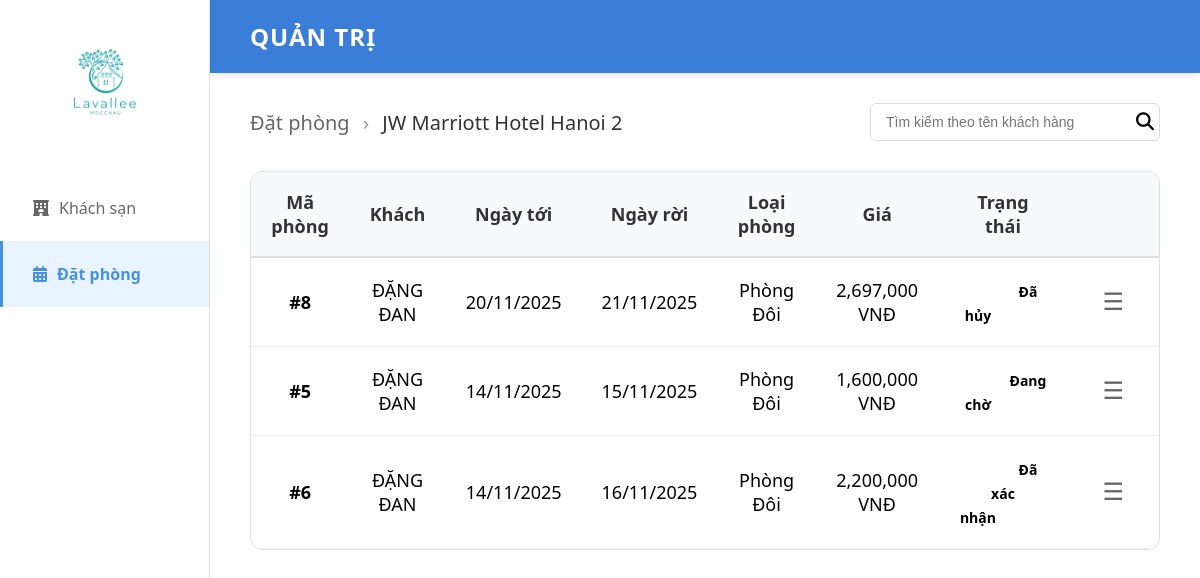
/admin-KSdatphong.php?id=4 (signed in), run on the app's committed database.
### tables this page shows
CREATE TABLE `khachsan` (
  `MaKS` int NOT NULL,
  `Ten` varchar(255) NOT NULL,
  `hangkhachsan` enum('cao cấp','sang trọng','bình dân') NOT NULL,
  `diemdg` decimal(2,1) DEFAULT '0.0',
  `xemhang` enum('xuất sắc','tốt','bình thường','kém','rất tệ') DEFAULT 'bình thường',
  `vitri` text,
  `khuvuc` varchar(100) NOT NULL,
  `mota` text,
  `giatri1` varchar(100) DEFAULT NULL,
  `giatri2` varchar(100) DEFAULT NULL,
  `giatri3` varchar(100) DEFAULT NULL,
  `giatri4` varchar(100) DEFAULT NULL,
  `anhmain` varchar(255) DEFAULT NULL,
  `anh1` varchar(255) DEFAULT NULL,
  `anh2` varchar(255) DEFAULT NULL,
  `anh3` varchar(255) DEFAULT NULL,
  `anh4` varchar(255) DEFAULT NULL,
  `motachitiet` text,
  `price` decimal(10,2) DEFAULT '0.00',
  `created_at` timestamp NOT NULL DEFAULT CURRENT_TIMESTAMP
);

CREATE TABLE `bookings` (
  `booking_id` int NOT NULL,
  `user_id` int NOT NULL,
  `hotel_id` int NOT NULL,
  `room_id` int NOT NULL,
  `room_numbers` varchar(500) DEFAULT NULL,
  `room_quantity` int DEFAULT NULL,
  `check_in_date` date NOT NULL,
  `check_out_date` date NOT NULL,
  `num_guests` int NOT NULL DEFAULT '1',
  `total_price` decimal(10,2) NOT NULL,
  `status` enum('Chưa xác nhận','Đã xác nhận','Đã hoàn thành','Đã hủy') DEFAULT 'Chưa xác nhận',
  `notes` text,
  `created_at` timestamp NOT NULL DEFAULT CURRENT_TIMESTAMP,
  `updated_at` timestamp NOT NULL DEFAULT CURRENT_TIMESTAMP ON UPDATE CURRENT_TIMESTAMP
);

CREATE TABLE `nguoidung` (
  `Mauser` int NOT NULL,
  `Tendangnhap` varchar(50) NOT NULL,
  `Email` varchar(100) NOT NULL,
  `Sdt` varchar(15) DEFAULT NULL,
  `matkhau` varchar(255) NOT NULL,
  `linkavatar` varchar(255) DEFAULT NULL,
  `admin` tinyint(1) NOT NULL DEFAULT '0',
  `created_at` timestamp NOT NULL DEFAULT CURRENT_TIMESTAMP,
  `google_uid` varchar(255) DEFAULT NULL
);

CREATE TABLE `rooms` (
  `room_id` int NOT NULL,
  `hotel_id` int NOT NULL,
  `room_type` enum('Phòng Đơn','Phòng Đôi') NOT NULL,
  `room_number` varchar(10) NOT NULL,
  `price_per_night` decimal(10,2) NOT NULL,
  `amenities` text,
  `capacity` int NOT NULL DEFAULT '1',
  `status` enum('Có sẵn','Đặt trước','Đang sử dụng','Bảo trì') DEFAULT 'Có sẵn',
  `description` text,
  `created_at` timestamp NOT NULL DEFAULT CURRENT_TIMESTAMP,
  `updated_at` timestamp NOT NULL DEFAULT CURRENT_TIMESTAMP ON UPDATE CURRENT_TIMESTAMP
);

### admin-KSdatphong.php (the view, shortened to what this page needs)
<!DOCTYPE html>
<html lang="vi">
<head>
    <link rel="stylesheet" href="CSS/style4.css">
     <link rel="stylesheet" href="https://cdnjs.cloudflare.com/ajax/libs/font-awesome/6.5.0/css/all.min.css">
</head>
<body>
    <?php
    require_once 'controllers/BookingController.php';
    $hotelId = intval($_GET['id'] ?? 0);
    $hotel_sql = "SELECT MaKS, Ten FROM khachsan WHERE MaKS = ?";
    $stmt = $conn->prepare($hotel_sql);
    $stmt->bind_param("i", $hotelId);
    $stmt->execute();
    $hotel_result = $stmt->get_result();
    $hotel = $hotel_result->fetch_assoc();
    $searchQuery = '';
    $bookings_sql = "SELECT b.*, u.Tendangnhap, h.Ten as hotel_name, r.room_type
                     FROM bookings b
                     JOIN nguoidung u ON b.user_id = u.Mauser
                     JOIN khachsan h ON b.hotel_id = h.MaKS
                     JOIN rooms r ON b.room_id = r.room_id
                     WHERE b.hotel_id = ?
                     ORDER BY b.check_in_date DESC";
    if ($_SERVER['REQUEST_METHOD'] === 'POST' && isset($_POST['search_customer'])) {
        $searchQuery = trim($_POST['search_customer']);
        if (!empty($searchQuery)) {
            $bookings_sql = "SELECT b.*, u.Tendangnhap, h.Ten as hotel_name, r.room_type
                             FROM bookings b
                             JOIN nguoidung u ON b.user_id = u.Mauser
                             JOIN khachsan h ON b.hotel_id = h.MaKS
                             JOIN rooms r ON b.room_id = r.room_id
                             WHERE b.hotel_id = ? AND u.Tendangnhap = ?
                             ORDER BY b.check_in_date DESC";
            $stmt = $conn->prepare($bookings_sql);
            $stmt->bind_param("is", $hotelId, $searchQuery);
            $stmt->execute();
        } else {
            $stmt = $conn->prepare($bookings_sql);
            $stmt->bind_param("i", $hotelId);
            $stmt->execute();
        }
    } else {
        $stmt = $conn->prepare($bookings_sql);
        $stmt->bind_param("i", $hotelId);
        $stmt->execute();
    }
    $bookings_result = $stmt->get_result();
    $bookings = [];
    while ($row = $bookings_result->fetch_assoc()) {
        $bookings[] = $row;
    }
    ?>
    <div class="container">
        <aside class="sidebar">
            <div class="logo">
                <a href="index.php"><img src="img/logo.jpg" alt="Lavaliee Hotels"></a>
            </div>
            <nav class="menu">
                <a href="admin-dashboard.php" class="menu-item">
                     <i class="fa-solid fa-hotel" style="margin: 10px"></i> Khách sạn
                </a>
                <a href="admin-KSdsdatphong.php" class="menu-item active">
                    <i class="fa-solid fa-calendar-days" style="margin: 10px"></i> Đặt phòng
                </a>
            </nav>
        </aside>
        <main class="main-content">
            <header class="header">
                <h1>QUẢN TRỊ</h1>
            </header>
            <div class="content-wrapper">
                <div class="page-header">
                    <h2>
                        <a href="admin-KSdsdatphong.php" class="breadcrumb">Đặt phòng</a>
                        <span class="separator">›</span>
                        <?= htmlspecialchars($hotel['Ten']) ?>
                    </h2>
                    <div class="header-actions">
                        <div class = 'search-box'>
                        <form method="POST" class="search-form" style="display: flex; gap: 10px; flex: 1;">
                            <input type="text" placeholder="Tìm kiếm theo tên khách hàng" class="search-input" name="search_customer" value="<?= htmlspecialchars($searchQuery) ?>">
                            <button type="submit" class="fa-solid fa-magnifying-glass" style="background: none; border: none; font-size: 18px; cursor: pointer;"></button>
                        </form>
                        </div>
                    </div>
                </div>
                <div class="table-container">
                    <table class="room-table">
                        <thead>
                            <tr>
                                <th>Mã phòng</th>
                                <th>Khách</th>
                                <th>Ngày tới</th>
                                <th>Ngày rời</th>
                                <th>Loại phòng</th>
                                <th>Giá</th>
                                <th>Trạng thái</th>
                                <th></th>
                            </tr>
                        </thead>
                        <tbody>
                            <?php foreach ($bookings as $booking): ?>
                                <tr>
                                    <td class="room-code">#<?= $booking['booking_id'] ?></td>
                                    <td><?= htmlspecialchars($booking['Tendangnhap']) ?></td>
                                    <td><?= date('d/m/Y', strtotime($booking['check_in_date'])) ?></td>
                                    <td><?= date('d/m/Y', strtotime($booking['check_out_date'])) ?></td>
                                    <td><?= htmlspecialchars($booking['room_type']) ?></td>
                                    <td><?= number_format($booking['total_price'], 0) ?> VNĐ</td>
                                    <td>
                                        <?php
                                        $status_class = strtolower(str_replace(' ', '-', $booking['status']));
                                        $status_display = str_replace(['Chưa xác nhận', 'Đã xác nhận', 'Đã hoàn thành', 'Đã hủy'],
                                                                     ['Đang chờ', 'Đã xác nhận', 'Hoàn thành', 'Đã hủy'],
                                                                     $booking['status']);
                                        ?>
                                        <span class="status-badge <?= $status_class ?>">
                                            <?= $status_display ?>
                                        </span>
                                    </td>
                                    <td class="action-cell">
                                       <a href="admin-CTdatphong.php?id=<?= $booking['booking_id'] ?>"><button class="menu-btn">☰</button></a>
                                    </td>
                                </tr>
                            <?php endforeach; ?>
                        </tbody>
                    </table>
                </div>
            </div>
        </main>
    </div>
</body>
</html>

### CSS/style4.css (style rules this page uses)
* { margin: 0; padding: 0; box-sizing: border-box; }
body { font-family: "Segoe UI", Tahoma, Geneva, Verdana, sans-serif; color: #333; }
.container { display: flex; min-height: 100vh; }
.sidebar { width: 210px; background-color: #fff; border-right: 1px solid #e0e0e0; padding: 20px 0; position: fixed; height: 100vh; left: 0; top: 0; }
.logo { padding: 0 20px 30px; text-align: center; }
.logo img { max-width: 120px; height: auto; }
.menu { display: flex; flex-direction: column; }
.menu-item { display: flex; align-items: center; padding: 15px 20px; color: #666; text-decoration: none; transition: all 0.3s ease; border-left: 3px solid transparent; }
.menu-item.active { background-color: #e8f4ff; color: #4a90e2; border-left-color: #4a90e2; font-weight: 600; }
.main-content { margin-left: 210px; flex: 1; width: calc(100% - 210px); }
button { border: none; background: none; outline: none; cursor: pointer; margin: 5px; }
.header { background: linear-gradient(135deg, #3b7ed7 0%, #3b7ed7 100%); color: white; padding: 20px 40px; box-shadow: 0 2px 8px rgba(0, 0, 0, 0.1); }
.header h1 { font-size: 24px; font-weight: 600; letter-spacing: 1px; }
.content-wrapper { padding: 30px 40px; }
.page-header { display: flex; justify-content: space-between; align-items: center; margin-bottom: 30px; }
.page-header h2 { font-size: 20px; color: #333; font-weight: 500; }
.breadcrumb { color: #666; text-decoration: none; }
.separator { color: #999; margin: 0 8px; }
.header-actions { display: flex; gap: 15px; align-items: center; }
.search-box { display: flex; align-items: center; background: white; border: 1px solid #ddd; border-radius: 6px; overflow: hidden; }
.search-input { border: none; padding: 10px 15px; outline: none; width: 250px; font-size: 14px; }
.status-badge { padding: 8px 50px; border-radius: 6px; font-weight: 600; font-size: 14px; }
.menu-btn { background: none; border: none; font-size: 24px; cursor: pointer; color: #666; padding: 5px 10px; }
.table-container { background: white; border-radius: 12px; overflow: hidden; border: 1px solid #e0e0e0; }
.room-table { width: 100%; border-collapse: collapse; }
.room-table thead { background: #f8f9fa; }
.room-table th { padding: 18px 20px; text-align: center; font-weight: 600; color: #333; font-size: 18px; border-bottom: 2px solid #e0e0e0; }
.room-table td { padding: 20px; border-bottom: 1px solid #f0f0f0; font-size: 18px; color: black; text-align: center; }
.room-table tbody tr { transition: background-color 0.2s ease; }
.room-code { font-weight: 600; color: #333; }
.action-cell { text-align: right; width: 60px; }
.status-badge { width: 100px; }

### data on the page
khachsan: Ten "JW Marriott Hotel Hanoi 2"
bookings: booking_id "8", user.Tendangnhap "ĐẶNG ĐAN", check_in_date "20/11/2025", check_out_date "21/11/2025", room.room_type "Phòng Đôi", total_price "2,697,000", status "Đã hủy"
bookings: booking_id "5", user.Tendangnhap "ĐẶNG ĐAN", check_in_date "14/11/2025", check_out_date "15/11/2025", room.room_type "Phòng Đôi", total_price "1,600,000", status "Đang chờ"
bookings: booking_id "6", user.Tendangnhap "ĐẶNG ĐAN", check_in_date "14/11/2025", check_out_date "16/11/2025", room.room_type "Phòng Đôi", total_price "2,200,000", status "Đã xác nhận"
